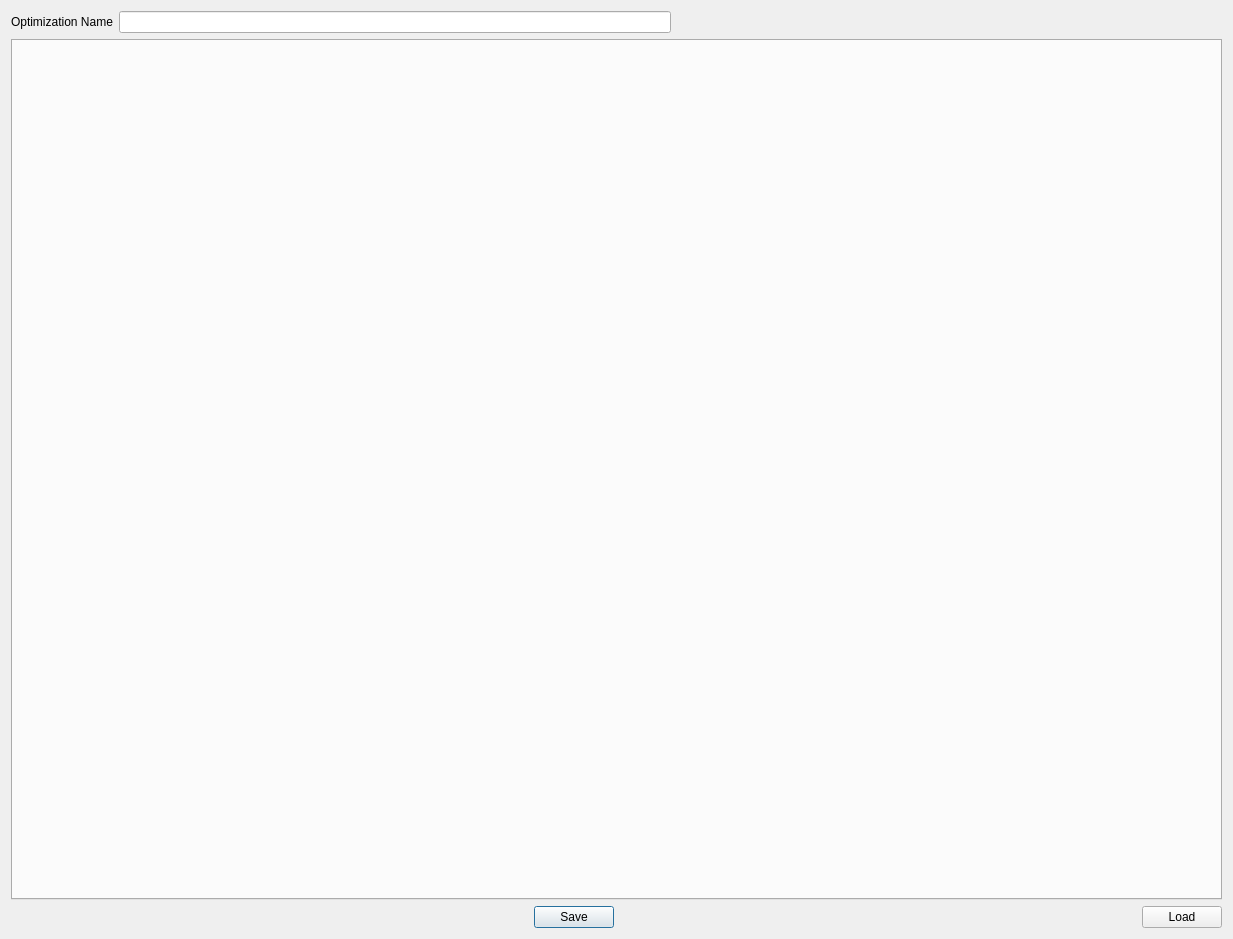
<?xml version="1.0" encoding="UTF-8"?>
<ui version="4.0">
 <class>Dialog</class>
 <widget class="QDialog" name="Dialog">
  <property name="geometry">
   <rect>
    <x>0</x>
    <y>0</y>
    <width>1233</width>
    <height>939</height>
   </rect>
  </property>
  <property name="windowTitle">
   <string>Dialog</string>
  </property>
  <layout class="QVBoxLayout" name="verticalLayout">
   <item>
    <layout class="QHBoxLayout" name="horizontalLayout_2">
     <item>
      <widget class="QLabel" name="label_5">
       <property name="text">
        <string>Optimization Name</string>
       </property>
      </widget>
     </item>
     <item>
      <widget class="QLineEdit" name="optimization_name_edit_line"/>
     </item>
     <item>
      <spacer name="horizontalSpacer_4">
       <property name="orientation">
        <enum>Qt::Horizontal</enum>
       </property>
       <property name="sizeHint" stdset="0">
        <size>
         <width>40</width>
         <height>20</height>
        </size>
       </property>
      </spacer>
     </item>
    </layout>
   </item>
   <item>
    <widget class="QTabWidget" name="general_pure_tab"/>
   </item>
   <item>
    <layout class="QHBoxLayout" name="horizontalLayout_15">
     <item>
      <spacer name="horizontalSpacer_18">
       <property name="orientation">
        <enum>Qt::Horizontal</enum>
       </property>
       <property name="sizeHint" stdset="0">
        <size>
         <width>40</width>
         <height>20</height>
        </size>
       </property>
      </spacer>
     </item>
     <item>
      <widget class="QPushButton" name="save_button">
       <property name="text">
        <string>Save</string>
       </property>
      </widget>
     </item>
     <item>
      <spacer name="horizontalSpacer_22">
       <property name="orientation">
        <enum>Qt::Horizontal</enum>
       </property>
       <property name="sizeHint" stdset="0">
        <size>
         <width>40</width>
         <height>20</height>
        </size>
       </property>
      </spacer>
     </item>
     <item>
      <widget class="QPushButton" name="load_button">
       <property name="text">
        <string>Load</string>
       </property>
      </widget>
     </item>
    </layout>
   </item>
  </layout>
 </widget>
 <resources/>
 <connections/>
</ui>
